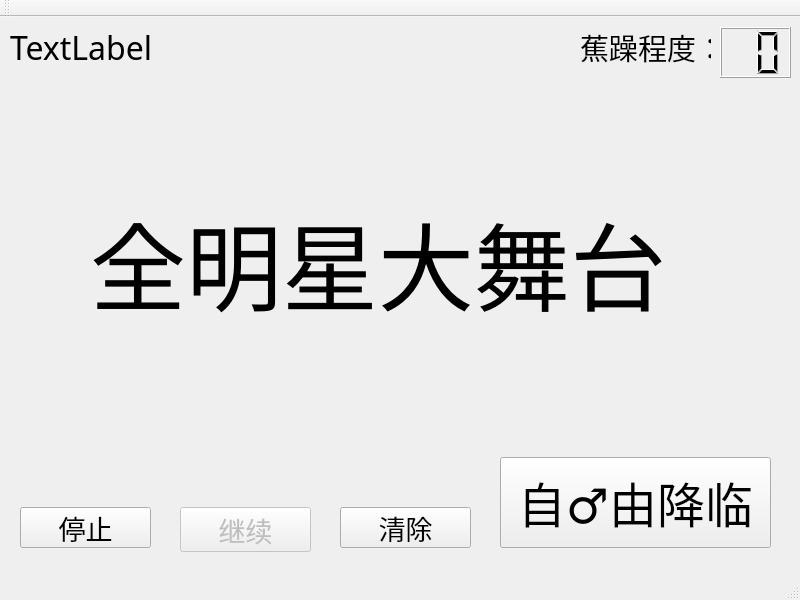
<?xml version="1.0" encoding="UTF-8"?>
<ui version="4.0">
 <class>SimuWorld</class>
 <widget class="QMainWindow" name="SimuWorld">
  <property name="geometry">
   <rect>
    <x>0</x>
    <y>0</y>
    <width>800</width>
    <height>600</height>
   </rect>
  </property>
  <property name="sizePolicy">
   <sizepolicy hsizetype="Minimum" vsizetype="Minimum">
    <horstretch>0</horstretch>
    <verstretch>0</verstretch>
   </sizepolicy>
  </property>
  <property name="minimumSize">
   <size>
    <width>400</width>
    <height>600</height>
   </size>
  </property>
  <property name="maximumSize">
   <size>
    <width>800</width>
    <height>1000</height>
   </size>
  </property>
  <property name="windowTitle">
   <string>SimuWorld</string>
  </property>
  <widget class="QWidget" name="centralWidget">
   <widget class="QPushButton" name="ballTrigger">
    <property name="enabled">
     <bool>true</bool>
    </property>
    <property name="geometry">
     <rect>
      <x>0</x>
      <y>0</y>
      <width>800</width>
      <height>600</height>
     </rect>
    </property>
    <property name="focusPolicy">
     <enum>Qt::NoFocus</enum>
    </property>
    <property name="text">
     <string/>
    </property>
    <property name="checkable">
     <bool>false</bool>
    </property>
    <property name="checked">
     <bool>false</bool>
    </property>
    <property name="autoDefault">
     <bool>false</bool>
    </property>
    <property name="flat">
     <bool>true</bool>
    </property>
   </widget>
   <widget class="QPushButton" name="stopButton">
    <property name="geometry">
     <rect>
      <x>20</x>
      <y>490</y>
      <width>131</width>
      <height>41</height>
     </rect>
    </property>
    <property name="font">
     <font>
      <family>黑体</family>
      <pointsize>20</pointsize>
     </font>
    </property>
    <property name="text">
     <string>停止</string>
    </property>
   </widget>
   <widget class="QPushButton" name="continueButton">
    <property name="enabled">
     <bool>false</bool>
    </property>
    <property name="geometry">
     <rect>
      <x>180</x>
      <y>490</y>
      <width>131</width>
      <height>45</height>
     </rect>
    </property>
    <property name="font">
     <font>
      <family>黑体</family>
      <pointsize>20</pointsize>
     </font>
    </property>
    <property name="text">
     <string>继续</string>
    </property>
   </widget>
   <widget class="QPushButton" name="clearButton">
    <property name="geometry">
     <rect>
      <x>340</x>
      <y>490</y>
      <width>131</width>
      <height>41</height>
     </rect>
    </property>
    <property name="font">
     <font>
      <family>黑体</family>
      <pointsize>20</pointsize>
     </font>
    </property>
    <property name="text">
     <string>清除</string>
    </property>
   </widget>
   <widget class="QLCDNumber" name="lcdNumber">
    <property name="geometry">
     <rect>
      <x>720</x>
      <y>10</y>
      <width>71</width>
      <height>51</height>
     </rect>
    </property>
    <property name="digitCount">
     <number>2</number>
    </property>
   </widget>
   <widget class="QPushButton" name="freedom">
    <property name="geometry">
     <rect>
      <x>500</x>
      <y>440</y>
      <width>271</width>
      <height>91</height>
     </rect>
    </property>
    <property name="font">
     <font>
      <family>幼圆</family>
      <pointsize>36</pointsize>
      <italic>false</italic>
     </font>
    </property>
    <property name="text">
     <string>自♂由降临</string>
    </property>
   </widget>
   <widget class="QLabel" name="label_2">
    <property name="geometry">
     <rect>
      <x>90</x>
      <y>150</y>
      <width>621</width>
      <height>191</height>
     </rect>
    </property>
    <property name="font">
     <font>
      <family>幼圆</family>
      <pointsize>72</pointsize>
      <italic>false</italic>
     </font>
    </property>
    <property name="text">
     <string>全明星大舞台</string>
    </property>
   </widget>
   <widget class="QLabel" name="label">
    <property name="geometry">
     <rect>
      <x>10</x>
      <y>10</y>
      <width>141</width>
      <height>41</height>
     </rect>
    </property>
    <property name="font">
     <font>
      <family>AR ESSENCE</family>
      <pointsize>24</pointsize>
     </font>
    </property>
    <property name="text">
     <string>TextLabel</string>
    </property>
   </widget>
   <widget class="QLabel" name="label_3">
    <property name="geometry">
     <rect>
      <x>580</x>
      <y>10</y>
      <width>131</width>
      <height>41</height>
     </rect>
    </property>
    <property name="font">
     <font>
      <family>幼圆</family>
      <pointsize>22</pointsize>
      <underline>false</underline>
     </font>
    </property>
    <property name="text">
     <string>蕉躁程度：</string>
    </property>
   </widget>
   <zorder>label_2</zorder>
   <zorder>ballTrigger</zorder>
   <zorder>stopButton</zorder>
   <zorder>continueButton</zorder>
   <zorder>clearButton</zorder>
   <zorder>lcdNumber</zorder>
   <zorder>freedom</zorder>
   <zorder>label</zorder>
   <zorder>label_3</zorder>
  </widget>
  <widget class="QMenuBar" name="menuBar">
   <property name="geometry">
    <rect>
     <x>0</x>
     <y>0</y>
     <width>800</width>
     <height>23</height>
    </rect>
   </property>
  </widget>
  <widget class="QToolBar" name="mainToolBar">
   <attribute name="toolBarArea">
    <enum>TopToolBarArea</enum>
   </attribute>
   <attribute name="toolBarBreak">
    <bool>false</bool>
   </attribute>
  </widget>
  <widget class="QStatusBar" name="statusBar"/>
 </widget>
 <layoutdefault spacing="6" margin="11"/>
 <resources/>
 <connections/>
</ui>
